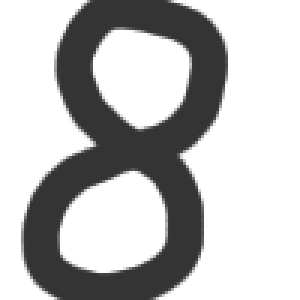
#> input picture ml_digits/my_data/digit3.png, 100 x 100 px, found by its file name (shown 3 times larger)
$ python 04_transform_data.py
#> lines starting #> are read from the running program, lines starting #| are printed output that depends on the picture
import os
import matplotlib.pyplot as plt
import numpy as np
from PIL import Image

# Путь к вашей картинке
image_path = "digit3.png"

if not os.path.exists(image_path):
    print(f"Ошибка: Файл '{image_path}' не найден в папке проекта.")
    print("Пожалуйста, сохраните туда вашу нарисованную цифру.")
    exit()

# 1. Загружаем оригинал для отображения
img_original = Image.open(image_path)
#> img_original is the input picture: PIL image 100x100 P; mean R, G, B 188.2, 188.2, 188.5

# 2. Пошаговая трансформация под формат Scikit-Learn (load_digits)
# Шаг A: Переводим в черно-белый режим (L)
img_gray = img_original.convert("L")

# Шаг B: Сжимаем до 8x8 пикселей
img_resized = img_gray.resize((8, 8), Image.Resampling.LANCZOS)

# Шаг C: Переводим в массив NumPy
img_array = np.array(img_resized)

# Шаг D: Инвертируем цвета и приводим к шкале от 0 до 16
# (В PIL 255 — белый фон, в sklearn 0 — белый фон)
img_scaled = (255.0 - img_array) / 255.0 * 16.0
img_final = np.round(img_scaled).astype(int)

# 3. Визуализация результата
plt.figure(figsize=(10, 5))

# Левый график: Оригинальное изображение
plt.subplot(1, 2, 1)
plt.imshow(img_original)
plt.title(f"Оригинал\nРазмер: {img_original.size[0]}x{img_original.size[1]}px")
plt.axis("off")

# Правый график: Что видит модель после трансформации
plt.subplot(1, 2, 2)
plt.imshow(img_final, cmap="Blues", alpha=0.3)
plt.title("После трансформации\nРазмер: 8x8px (Шкала 0..16)")

# Накладываем сетку и значения яркости пикселей поверх квадратов
for i in range(8):
    for j in range(8):
        plt.text(
            j,
            i,
            str(img_final[i, j]),
            ha="center",
            va="center",
            color="black",
            fontsize=12,
        )

plt.xticks(range(8))
plt.yticks(range(8))
plt.grid(False)

plt.suptitle("Отладка предобработки изображения для ML", fontsize=14, y=0.98)
plt.tight_layout()
plt.show()
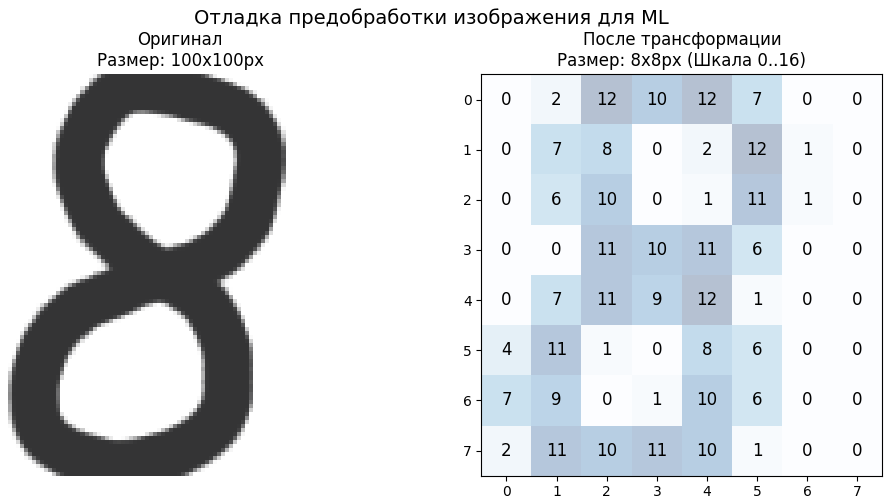
#> figure drawn by matplotlib, 2 panels

# Выводим плоский вектор в консоль
print("\n" + "=" * 50)
print("Плоский вектор (длина 64), который уйдет в model.predict():")
print("=" * 50)
print(img_final.flatten())
#| [ 0  2 12 10 12  7  0  0  0  7  8  0  2 12  1  0  0  6 10  0  1 11  1  0
#|   0  0 11 10 11  6  0  0  0  7 11  9 12  1  0  0  4 11  1  0  8  6  0  0
#|   7  9  0  1 10  6  0  0  2 11 10 11 10  1  0  0]
print("=" * 50)
